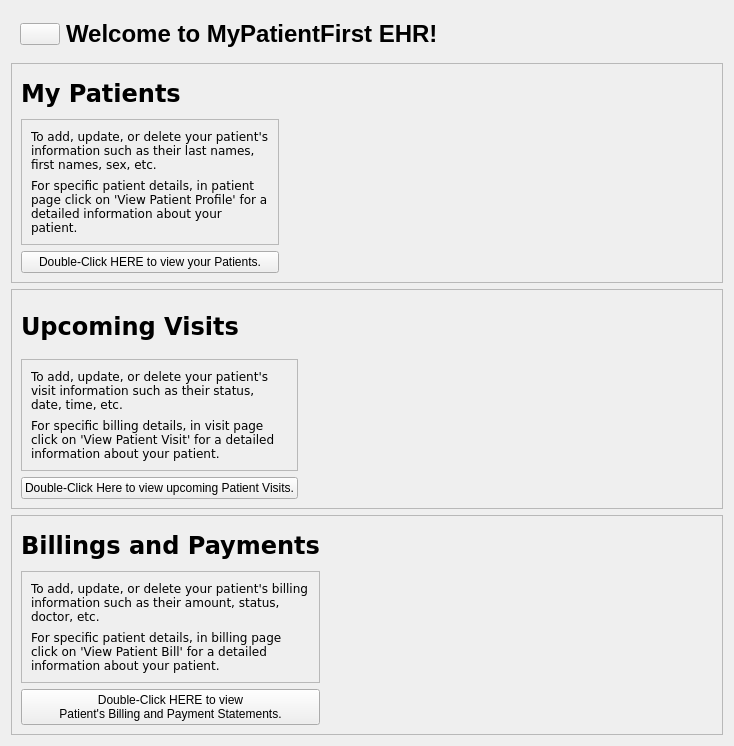
            <widget class="QWidget" name="page_1">
             <layout class="QGridLayout" name="gridLayout_3">
              <item row="0" column="0">
               <widget class="QWidget" name="welcome_widget_2" native="true">
                <property name="maximumSize">
                 <size>
                  <width>16777215</width>
                  <height>100</height>
                 </size>
                </property>
                <layout class="QGridLayout" name="gridLayout_38">
                 <item row="0" column="2">
                  <widget class="QLabel" name="welcome_label">
                   <property name="font">
                    <font>
                     <family>Segoe UI</family>
                     <pointsize>18</pointsize>
                     <bold>true</bold>
                    </font>
                   </property>
                   <property name="text">
                    <string>Welcome to MyPatientFirst EHR!</string>
                   </property>
                   <property name="alignment">
                    <set>Qt::AlignLeading|Qt::AlignLeft|Qt::AlignVCenter</set>
                   </property>
                   <property name="wordWrap">
                    <bool>false</bool>
                   </property>
                  </widget>
                 </item>
                 <item row="0" column="3">
                  <spacer name="horizontalSpacer_12">
                   <property name="orientation">
                    <enum>Qt::Horizontal</enum>
                   </property>
                   <property name="sizeType">
                    <enum>QSizePolicy::MinimumExpanding</enum>
                   </property>
                   <property name="sizeHint" stdset="0">
                    <size>
                     <width>20</width>
                     <height>20</height>
                    </size>
                   </property>
                  </spacer>
                 </item>
                 <item row="0" column="0">
                  <widget class="QPushButton" name="welcome_btn">
                   <property name="text">
                    <string/>
                   </property>
                   <property name="icon">
                    <iconset resource="resource.qrc">
                     <normaloff>:/icon/icons/MyPatientFirstLogo_Full.JPG</normaloff>:/icon/icons/MyPatientFirstLogo_Full.JPG</iconset>
                   </property>
                   <property name="iconSize">
                    <size>
                     <width>100</width>
                     <height>200</height>
                    </size>
                   </property>
                  </widget>
                 </item>
                </layout>
               </widget>
              </item>
              <item row="2" column="0">
               <widget class="QFrame" name="visits_result_frame_1">
                <property name="frameShape">
                 <enum>QFrame::StyledPanel</enum>
                </property>
                <property name="frameShadow">
                 <enum>QFrame::Raised</enum>
                </property>
                <layout class="QGridLayout" name="gridLayout_17">
                 <item row="0" column="0">
                  <widget class="QLabel" name="visits_label">
                   <property name="font">
                    <font>
                     <family>Verdana</family>
                     <pointsize>18</pointsize>
                     <bold>true</bold>
                    </font>
                   </property>
                   <property name="text">
                    <string>Upcoming Visits</string>
                   </property>
                  </widget>
                 </item>
                 <item row="0" column="2" rowspan="3">
                  <widget class="QLabel" name="visitInfo_pic">
                   <property name="enabled">
                    <bool>true</bool>
                   </property>
                   <property name="minimumSize">
                    <size>
                     <width>200</width>
                     <height>200</height>
                    </size>
                   </property>
                   <property name="frameShape">
                    <enum>QFrame::NoFrame</enum>
                   </property>
                   <property name="frameShadow">
                    <enum>QFrame::Plain</enum>
                   </property>
                   <property name="text">
                    <string/>
                   </property>
                  </widget>
                 </item>
                 <item row="1" column="0">
                  <widget class="QFrame" name="visitInfo_frame">
                   <property name="frameShape">
                    <enum>QFrame::StyledPanel</enum>
                   </property>
                   <property name="frameShadow">
                    <enum>QFrame::Raised</enum>
                   </property>
                   <layout class="QGridLayout" name="gridLayout_13">
                    <item row="0" column="0">
                     <widget class="QLabel" name="visitInfo_label_1">
                      <property name="font">
                       <font>
                        <family>Verdana</family>
                       </font>
                      </property>
                      <property name="text">
                       <string>To add, update, or delete your patient's visit information such as their status, date, time, etc.</string>
                      </property>
                      <property name="textFormat">
                       <enum>Qt::AutoText</enum>
                      </property>
                      <property name="alignment">
                       <set>Qt::AlignLeading|Qt::AlignLeft|Qt::AlignVCenter</set>
                      </property>
                      <property name="wordWrap">
                       <bool>true</bool>
                      </property>
                     </widget>
                    </item>
                    <item row="1" column="0">
                     <widget class="QLabel" name="visitInfo_label_2">
                      <property name="font">
                       <font>
                        <family>Verdana</family>
                       </font>
                      </property>
                      <property name="text">
                       <string>For specific billing details, in visit page click on 'View Patient Visit' for a detailed information about your patient.</string>
                      </property>
                      <property name="wordWrap">
                       <bool>true</bool>
                      </property>
                     </widget>
                    </item>
                   </layout>
                  </widget>
                 </item>
                 <item row="1" column="1">
                  <spacer name="horizontalSpacer_11">
                   <property name="orientation">
                    <enum>Qt::Horizontal</enum>
                   </property>
                   <property name="sizeHint" stdset="0">
                    <size>
                     <width>80</width>
                     <height>20</height>
                    </size>
                   </property>
                  </spacer>
                 </item>
                 <item row="1" column="3">
                  <spacer name="horizontalSpacer_15">
                   <property name="orientation">
                    <enum>Qt::Horizontal</enum>
                   </property>
                   <property name="sizeHint" stdset="0">
                    <size>
                     <width>100</width>
                     <height>20</height>
                    </size>
                   </property>
                  </spacer>
                 </item>
                 <item row="2" column="0">
                  <widget class="QPushButton" name="pg1_visits_btn">
                   <property name="text">
                    <string>Double-Click Here to view upcoming Patient Visits.</string>
                   </property>
                   <property name="icon">
                    <iconset resource="resource.qrc">
                     <normaloff>:/icon/icons/visit.svg</normaloff>:/icon/icons/visit.svg</iconset>
                   </property>
                   <property name="iconSize">
                    <size>
                     <width>25</width>
                     <height>25</height>
                    </size>
                   </property>
                  </widget>
                 </item>
                </layout>
               </widget>
              </item>
              <item row="3" column="0">
               <widget class="QFrame" name="billings_result_frame_1">
                <property name="frameShape">
                 <enum>QFrame::StyledPanel</enum>
                </property>
                <property name="frameShadow">
                 <enum>QFrame::Raised</enum>
                </property>
                <layout class="QGridLayout" name="gridLayout_18">
                 <item row="0" column="0">
                  <widget class="QLabel" name="billing_label">
                   <property name="font">
                    <font>
                     <family>Verdana</family>
                     <pointsize>18</pointsize>
                     <bold>true</bold>
                    </font>
                   </property>
                   <property name="text">
                    <string>Billings and Payments</string>
                   </property>
                  </widget>
                 </item>
                 <item row="0" column="2" rowspan="3">
                  <widget class="QLabel" name="billingInfo_pic">
                   <property name="enabled">
                    <bool>true</bool>
                   </property>
                   <property name="minimumSize">
                    <size>
                     <width>200</width>
                     <height>200</height>
                    </size>
                   </property>
                   <property name="frameShape">
                    <enum>QFrame::NoFrame</enum>
                   </property>
                   <property name="frameShadow">
                    <enum>QFrame::Plain</enum>
                   </property>
                   <property name="text">
                    <string/>
                   </property>
                  </widget>
                 </item>
                 <item row="1" column="0">
                  <widget class="QFrame" name="billingInfo_frame">
                   <property name="frameShape">
                    <enum>QFrame::StyledPanel</enum>
                   </property>
                   <property name="frameShadow">
                    <enum>QFrame::Raised</enum>
                   </property>
                   <layout class="QGridLayout" name="gridLayout_15">
                    <item row="0" column="0">
                     <widget class="QLabel" name="billingInfo_label_1">
                      <property name="font">
                       <font>
                        <family>Verdana</family>
                       </font>
                      </property>
                      <property name="text">
                       <string>To add, update, or delete your patient's billing information such as their amount, status, doctor, etc.</string>
                      </property>
                      <property name="textFormat">
                       <enum>Qt::AutoText</enum>
                      </property>
                      <property name="alignment">
                       <set>Qt::AlignLeading|Qt::AlignLeft|Qt::AlignVCenter</set>
                      </property>
                      <property name="wordWrap">
                       <bool>true</bool>
                      </property>
                     </widget>
                    </item>
                    <item row="1" column="0">
                     <widget class="QLabel" name="billingInfo_label_2">
                      <property name="font">
                       <font>
                        <family>Verdana</family>
                       </font>
                      </property>
                      <property name="text">
                       <string>For specific patient details, in billing page click on 'View Patient Bill' for a detailed information about your patient.</string>
                      </property>
                      <property name="wordWrap">
                       <bool>true</bool>
                      </property>
                     </widget>
                    </item>
                   </layout>
                  </widget>
                 </item>
                 <item row="1" column="1">
                  <spacer name="horizontalSpacer_14">
                   <property name="orientation">
                    <enum>Qt::Horizontal</enum>
                   </property>
                   <property name="sizeHint" stdset="0">
                    <size>
                     <width>40</width>
                     <height>20</height>
                    </size>
                   </property>
                  </spacer>
                 </item>
                 <item row="1" column="3">
                  <spacer name="horizontalSpacer_16">
                   <property name="orientation">
                    <enum>Qt::Horizontal</enum>
                   </property>
                   <property name="sizeHint" stdset="0">
                    <size>
                     <width>103</width>
                     <height>20</height>
                    </size>
                   </property>
                  </spacer>
                 </item>
                 <item row="2" column="0">
                  <widget class="QPushButton" name="pg1_billings_btn">
                   <property name="text">
                    <string>Double-Click HERE to view
Patient's Billing and Payment Statements.</string>
                   </property>
                   <property name="icon">
                    <iconset resource="resource.qrc">
                     <normaloff>:/icon/icons/billings.svg</normaloff>:/icon/icons/billings.svg</iconset>
                   </property>
                   <property name="iconSize">
                    <size>
                     <width>25</width>
                     <height>25</height>
                    </size>
                   </property>
                  </widget>
                 </item>
                </layout>
               </widget>
              </item>
              <item row="1" column="0">
               <widget class="QFrame" name="patients_result_frame_1">
                <property name="frameShape">
                 <enum>QFrame::StyledPanel</enum>
                </property>
                <property name="frameShadow">
                 <enum>QFrame::Raised</enum>
                </property>
                <layout class="QGridLayout" name="gridLayout_16">
                 <item row="0" column="2" rowspan="3">
                  <widget class="QLabel" name="patientInfo_pic">
                   <property name="enabled">
                    <bool>true</bool>
                   </property>
                   <property name="minimumSize">
                    <size>
                     <width>200</width>
                     <height>200</height>
                    </size>
                   </property>
                   <property name="frameShape">
                    <enum>QFrame::NoFrame</enum>
                   </property>
                   <property name="frameShadow">
                    <enum>QFrame::Plain</enum>
                   </property>
                   <property name="text">
                    <string/>
                   </property>
                  </widget>
                 </item>
                 <item row="0" column="0">
                  <widget class="QLabel" name="patient_label">
                   <property name="font">
                    <font>
                     <family>Verdana</family>
                     <pointsize>18</pointsize>
                     <bold>true</bold>
                    </font>
                   </property>
                   <property name="text">
                    <string>My Patients</string>
                   </property>
                  </widget>
                 </item>
                 <item row="1" column="0">
                  <widget class="QFrame" name="patientInfo_frame">
                   <property name="frameShape">
                    <enum>QFrame::StyledPanel</enum>
                   </property>
                   <property name="frameShadow">
                    <enum>QFrame::Raised</enum>
                   </property>
                   <layout class="QGridLayout" name="gridLayout_12">
                    <item row="0" column="0">
                     <widget class="QLabel" name="patientInfo_label_1">
                      <property name="font">
                       <font>
                        <family>Verdana</family>
                       </font>
                      </property>
                      <property name="text">
                       <string>To add, update, or delete your patient's information such as their last names, first names, sex, etc.</string>
                      </property>
                      <property name="textFormat">
                       <enum>Qt::AutoText</enum>
                      </property>
                      <property name="alignment">
                       <set>Qt::AlignLeading|Qt::AlignLeft|Qt::AlignVCenter</set>
                      </property>
                      <property name="wordWrap">
                       <bool>true</bool>
                      </property>
                     </widget>
                    </item>
                    <item row="1" column="0">
                     <widget class="QLabel" name="patientInfo_label_2">
                      <property name="font">
                       <font>
                        <family>Verdana</family>
                       </font>
                      </property>
                      <property name="text">
                       <string>For specific patient details, in patient page click on 'View Patient Profile' for a detailed information about your patient.</string>
                      </property>
                      <property name="wordWrap">
                       <bool>true</bool>
                      </property>
                     </widget>
                    </item>
                   </layout>
                  </widget>
                 </item>
                 <item row="2" column="0">
                  <widget class="QPushButton" name="pg1_patients_btn">
                   <property name="text">
                    <string>Double-Click HERE to view your Patients.</string>
                   </property>
                   <property name="icon">
                    <iconset resource="resource.qrc">
                     <normaloff>:/icon/icons/patient.svg</normaloff>:/icon/icons/patient.svg</iconset>
                   </property>
                   <property name="iconSize">
                    <size>
                     <width>25</width>
                     <height>25</height>
                    </size>
                   </property>
                  </widget>
                 </item>
                 <item row="1" column="1">
                  <spacer name="horizontalSpacer_18">
                   <property name="orientation">
                    <enum>Qt::Horizontal</enum>
                   </property>
                   <property name="sizeHint" stdset="0">
                    <size>
                     <width>114</width>
                     <height>20</height>
                    </size>
                   </property>
                  </spacer>
                 </item>
                 <item row="1" column="3">
                  <spacer name="horizontalSpacer_17">
                   <property name="orientation">
                    <enum>Qt::Horizontal</enum>
                   </property>
                   <property name="sizeHint" stdset="0">
                    <size>
                     <width>114</width>
                     <height>20</height>
                    </size>
                   </property>
                  </spacer>
                 </item>
                </layout>
               </widget>
              </item>
             </layout>
            </widget>
